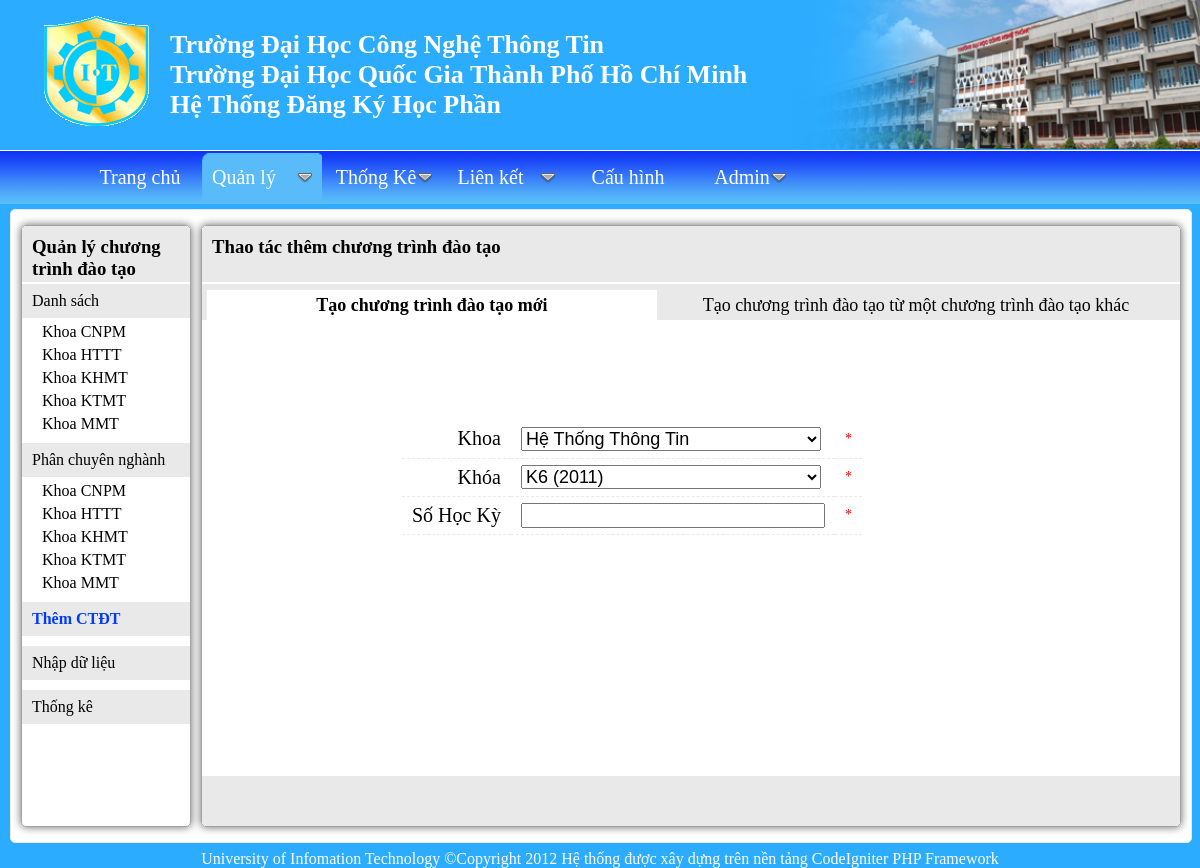
The page /quanly/chuong-trinh-dao-tao/them/HTTT on the database its author committed.
### tables this page shows
CREATE TABLE IF NOT EXISTS `khoa` (
  `MaKhoa` varchar(5) NOT NULL,
  `TenKhoa` varchar(40) NOT NULL,
  PRIMARY KEY (`MaKhoa`)
);

### application/controllers/ctdt.php (called while the page is built, shortened)
<?php if ( ! defined('BASEPATH')) exit('No direct script access allowed');
class Ctdt extends CI_Controller {
    function __construct()
    {
        $this->load->helper("url");
        $this->load->library("form_validation");
        $this->load->model("admin/mctdt");
        $this->load->library('PHPExcel');
    }
    function themctdt($khoa="CNPM",$k=4)
    {
        $khoa_result=$this->mctdt->get_khoa();
        $k_result=$this->mctdt->get_K_empty($khoa);
        $data["khoa_result"]=$khoa_result;
        $data["k_result"]=$k_result;
        $data["khoa"]=$khoa;
        $data["k"]=$k;
        $data['data_title']="Thao tác thêm chương trình đào tạo";
        $data["title"]="Trang thêm chương trình đào tạo";
        $this->load->view("admin/vctdt_add",$data);
    }
}
?>

### index.php (called while the page is built, shortened)
<?php
require_once BASEPATH.'core/CodeIgniter.php';
?>

### application/helpers/MY_url_helper.php (called while the page is built)
<?php  if ( ! defined('BASEPATH')) exit('No direct script access allowed');
if ( ! function_exists('static_url'))
{
	function static_url()
	{
		$CI =& get_instance();
		return $CI->config->item("static_url");
	}
}
?>

### application/models/admin/mctdt.php (called while the page is built, shortened)
<?php
class Mctdt extends CI_Model
{
    function get_khoa()
    {
        $query=$this->db->get("khoa");
        return $query->result_object();
    }
    function get_K_empty($khoa="CNPM")
    {
        $str_query="SELECT MaK,TenK
                    FROM k
                    WHERE MaK not in(SELECT MaK FROM ctdt WHERE MaKhoa='$khoa' )";
        $query=$this->db->query($str_query);
        $result=$query->result_object();
        return $result;
    }
}
?>

### application/views/admin/vctdt_add.php (the view, shortened to what this page needs)
<!DOCTYPE html PUBLIC "-//W3C//DTD XHTML 1.0 Transitional//EN" "http://www.w3.org/TR/xhtml1/DTD/xhtml1-transitional.dtd">
<html xmlns="http://www.w3.org/1999/xhtml" xml:lang="en" lang="en">
<head>
    <link rel="stylesheet" type="text/css" href="<?php echo static_url(); ?>/css/admin/common.css" />
    <link rel="stylesheet" type="text/css" href="<?php echo static_url(); ?>/css/admin/ctdt_add.css" />
    <link rel="stylesheet" type="text/css" href="<?php echo static_url(); ?>/css/menu/menu_css.css" />
</head>
<body>
<div id="wrapper">
    <div id="header">
    <img src="<?php echo static_url(); ?>/images/logo.gif" alt="logo.gif" id="logo" />
    <img src="<?php echo static_url(); ?>/images/header_pic.png" alt="header_" id="header_pic" />
     <p>Trường Đại Học Công Nghệ Thông Tin<br />
       Trường Đại Học Quốc Gia Thành Phố Hồ Chí Minh<br />
       Hệ Thống Đăng Ký Học Phần
    </p>
    </div>
    <div id="page">
        <div id="data">
            <div id="left">
            <h3>Quản lý chương trình đào tạo</h3>
            <ul>
                <li><a href="/quanly/chuong-trinh-dao-tao" title="Danh sách chương trình đào tạo theo khoa">Danh sách</a>
                <?php
                echo "<ul>";
                foreach($khoa_result as $row)
                {
                    echo "<li id='".$row->MaKhoa."' title='".$row->TenKhoa."'><a href='/quanly/chuong-trinh-dao-tao/".$row->MaKhoa."'> Khoa ".$row->MaKhoa."</a></li>";
                }
                echo "</ul>";
                ?>
                </li>
                <li><a href="/quanly/chuong-trinh-dao-tao" title="Danh sách chương trình đào tạo theo khoa">Phân chuyên nghành</a>
            <?php
            echo "<ul>";
            foreach($khoa_result as $row)
            {
                $makhoa=$row->MaKhoa;
                $tenkhoa=$row->TenKhoa;
                echo "<li id='$makhoa' title='$tenkhoa'><a href='/quanly/chuong-trinh-dao-tao/chuyen-nghanh/$makhoa'> Khoa $makhoa</a></li>";
            }
                echo "</ul>";
            ?>
            </li>
                <li><a class='active' href="/quanly/chuong-trinh-dao-tao/them" title="Thêm Chương Trình Đào Tạo Mới">Thêm CTĐT</a></li>
                <li><a href="/quanly/chuong-trinh-dao-tao/nhap-du-lieu">Nhập dữ liệu</a></li>
                <li><a href="/quanly/chuong-trinh-dao-tao/thongke">Thống kê</a></li>
            </ul>
            </div>
            <div id="right">
                    <h3><?php echo $data_title; ?> </h3>
                    <ul>
                    <li id="new" class="deactive"><a href="/quanly/chuong-trinh-dao-tao/them">Tạo chương trình đào tạo mới</a></li>
                    <li id="copy" ><a href="/quanly/chuong-trinh-dao-tao/saochep">Tạo chương trình đào tạo từ một chương trình đào tạo khác</a></li>
                    </ul>
                    <div class='box'>
                    <form>
                        <table class="info">
                            <?php
                                echo "<tr><td>Khoa</td>
                                      <td>
                                      <select name='khoa' id='khoa'>";
                                      foreach($khoa_result as $khoa_row)
                                      {
                                        $makhoa=$khoa_row->MaKhoa;
                                        $tenkhoa=$khoa_row->TenKhoa;
                                        if($khoa==$makhoa)echo "<option title='$tenkhoa'  value='$makhoa' selected='selected'>$tenkhoa</option>";
                                        else echo "<option title='$tenkhoa'  value='$makhoa'>$tenkhoa</option>";
                                      }
                                echo "<tr><td>Khóa</td>
                                         <td>
                                         <select name='k' id='k'>";
                                         foreach($k_result as $K_row)
                                         {
                                            $maK=$K_row->MaK;
                                            $tenK=$K_row->TenK;
                                            echo "<option  value='$maK'>$tenK</option>";
                                         }
                                echo     "</select>
                                        </td></tr>";
                            ?>
                            <tr><td>Số Học Kỳ</td><td><input   name='sohk'  id='sohk'  type='text' title='1,2,3,4..8,9' /></td></tr>
                            </td></tr>
                        </table>
                        <table class='error'>
                        <tr><td><span title="Bắt buộc">*</span></td></tr>
                        <tr><td><span title="Bắt buộc">*</span></td></tr>
                        <tr><td><span title="Bắt buộc">*</span></td></tr>
                        </table>
                    </form>
                    </div>
                    <div id="action">
                    </div>
            </div>
        </div>
        </div>
</div>
</body>
</html>

### application/static/css/admin/common.css (style rules this page uses)
* { margin:0px;padding:0px; }
ul { list-style: none; }
img { border:none; }
select { z-index:120;position:relative; }
#wrapper { width:1200px;margin:0px auto;background-color:#2cacfe; -box-shadow: 0 0 8px #646564; -webkit-box-shadow: 0 0 8px #646564; -moz-box-shadow: 0 0 8px #646564; -o-box-shadow: 0 0 8px #646564; }
#wrapper #header { height:150px;position:relative;overflow:auto;border-bottom:1px solid #fff; }
#wrapper #header p { position:absolute;font-size:26px;font-weight:bold;top:30px;left:170px;color:#fff; }
#wrapper #header img { position:absolute; }
#wrapper #header img#logo { top:16px;left:0px; }
#wrapper #header img#header_pic { top:0px;right:0px;height:149px; }
#wrapper #data { border:1px solid #e8e9e8; background:#fff; -webkit-border-radius: 5px; -moz-border-radius: 5px; -o-border-radius: 5px; border-radius: 5px; width:1160px;min-height:600px; margin:5px 10px; overflow:hidden;padding:15px 10px; }

### application/static/css/admin/ctdt_add.css (style rules this page uses)
#wrapper #data h3 { background-color: #e8e9e8;padding:10px 10px; -webkit-border-top-right-radius: 5px; -moz-border-top-right-radius: 5px; -o-border-top-right-radius: 5px; border-top-right-radius: 5px; height:36px; -webkit-border-top-left-radius: 5px; -moz-border-top-left-radius: 5px; -o-border-top-left-radius: 5px; border-top-left-radius: 5px; }
#wrapper #data #left { float:left;width:168px; min-height:600px; border:1px solid #a1a2a1; -webkit-border-radius: 5px; -moz-border-radius: 5px; -o-border-radius: 5px; border-radius: 5px; -webkit-box-shadow: 0 0 8px #646564; -moz-box-shadow: 0 0 8px #646564; }
#wrapper #data #left ul li { margin:2px 0px 10px 0px; }
#wrapper #data #left ul li a { background: #e8e9e8;padding:8px 10px;display:block; }
#wrapper #data #left ul li a.active { font-weight:bold;color: #023bfe; }
#wrapper #data #left ul li ul li { margin:5px 0px 0px 20px; }
#wrapper #data #left ul li ul li a { background:none;padding:0px;border:none; }
#wrapper #data #right { float:right;width:978px; padding:0px; min-height:600px; -webkit-border-radius: 5px; -moz-border-radius: 5px; -o-border-radius: 5px; border-radius: 5px; position:relative; margin-top:0px; border:1px solid #a1a2a1; -webkit-box-shadow: 0 0 8px #646564; -moz-box-shadow: 0 0 8px #646564; }
#wrapper #data #right ul { margin:2px 0px;background: #e8e9e8;height:36px; }
#wrapper #data #right ul li { display:inline-block;margin-left:5px; }
#wrapper #data #right ul li a { font-size:18px; padding:0px 0px;width: 100%; display:block; text-align:center; vertical-align: middle; height:30px; margin-top:6px; line-height: 30px; }
#wrapper #data #right ul li.deactive a { background: #fff;font-weight:bold; }
#wrapper #data #right ul li#new { width:450px; }
#wrapper #data #right ul li#copy { width:500px; }
#wrapper #data .box { -webkit-border-radius: 5px; -moz-border-radius: 5px; -o-border-radius: 5px; border-radius: 5px; margin:100px 10px 0px 200px; position:relative; }
#wrapper #data .box table { float:left;border-collapse:collapse; }
#wrapper #data .box table td { border-bottom:1px dashed #e8e9e8;font-size:20px;padding:5px 10px }
#wrapper #data .box table tr { height:38px; }
#wrapper #data .box table input, #wrapper #data .box table select, #wrapper #data .box table textarea { font-size:18px;width:300px;resize: none ; }
#wrapper #data .box table.info td:first-child { text-align: right; }
#wrapper #data .box table.error td { font-size:14px; }
#wrapper #data .box table.error td span { color:red; }
#wrapper #data #action { height: 50px; width: 100%; background-color:#e8e9e8; -webkit-border-bottom-right-radius: 5px; -moz-border-bottom-right-radius: 5px; -o-border-bottom-right-radius: 5px; border-bottom-right-radius: 5px; -webkit-border-bottom-left-radius: 5px; -moz-border-bottom-left-radius: 5px; -o-border-bottom-left-radius: 5px; border-bottom-left-radius: 5px; position:absolute; bottom:0px; left:0px; }

### rows shown on the page
khoa: MaKhoa "CNPM"
khoa: MaKhoa "HTTT"
khoa: MaKhoa "KHMT"
khoa: MaKhoa "KTMT"
khoa: MaKhoa "MMT"

### other values the page prints
$data_title "Thao tác thêm chương trình đào tạo"
form field khoa "Hệ Thống Thông Tin"
form field k "K6 (2011)"
